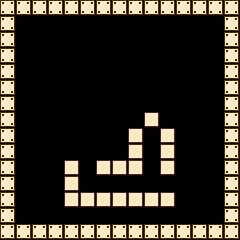

This is a level from a 2D game, rendered from its Tiled map with the project's own tilesets. A one-line summary and the complete map file follow:
An orthogonal 15x15 tile map with 16x16 px tiles, 1 tile layer (Foreground) and 20 objects (player_start).

<map version="1.0" orientation="orthogonal" width="15" height="15" tilewidth="16" tileheight="16">
 <tileset firstgid="1" name="chip" tilewidth="16" tileheight="16">
  <image source="chip.png" width="256" height="256" />
 </tileset>
 <layer name="Foreground" width="15" height="15">
  <properties>
   <property name="tileset" value="chip" />
  </properties>
  <data encoding="csv">
18,18,18,18,18,18,18,18,18,18,18,18,18,18,18,
18,0,0,0,0,0,0,0,0,0,0,0,0,0,18,
18,0,0,0,0,0,0,0,0,0,0,0,0,0,18,
18,0,0,0,0,0,0,0,0,0,0,0,0,0,18,
18,0,0,0,0,0,0,0,0,0,0,0,0,0,18,
18,0,0,0,0,0,0,0,0,0,0,0,0,0,18,
18,0,0,0,0,0,0,0,0,0,0,0,0,0,18,
18,0,0,0,0,0,0,0,0,17,0,0,0,0,18,
18,0,0,0,0,0,0,0,17,0,17,0,0,0,18,
18,0,0,0,0,0,0,0,17,0,17,0,0,0,18,
18,0,0,0,17,0,17,17,17,0,17,0,0,0,18,
18,0,0,0,17,0,0,0,0,0,0,0,0,0,18,
18,0,0,0,17,17,17,17,17,17,17,0,0,0,18,
18,0,0,0,0,0,0,0,0,0,0,0,0,0,18,
18,18,18,18,18,18,18,18,18,18,18,18,18,18,18
</data>
 </layer>
 <objectgroup color="#00ff00" name="object" width="15" height="15">
  <object name="start" type="player_start" gid="1" x="192" y="208" />
  <object gid="65" x="176" y="128" />
  <object gid="66" x="144" y="80" />
  <object gid="67" x="96" y="96" />
  <object gid="68" x="80" y="112" />
  <object gid="69" x="48" y="128" />
  <object gid="65" x="144" y="160" />
  <object gid="65" x="112" y="192" />
  <object gid="6" x="208" y="224" />
  <object gid="6" x="144" y="144" />
  <object gid="6" x="32" y="176" />
  <object gid="4" x="192" y="96" />
  <object gid="4" x="80" y="144" />
  <object gid="4" x="48" y="80" />
  <object gid="4" x="80" y="64" />
  <object gid="27" x="192" y="160" />
  <object gid="23" x="160" y="224" />
  <object gid="23" x="208" y="176" />
  <object gid="23" x="176" y="160" />
  <object gid="2" x="176" y="192" />
 </objectgroup>
</map>
